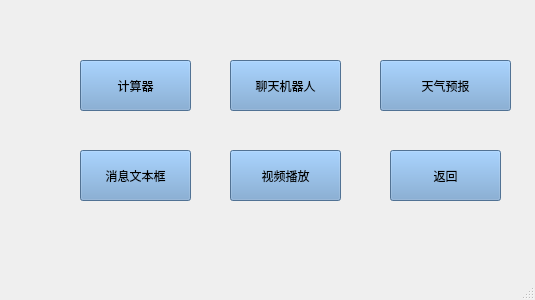
<?xml version="1.0" encoding="UTF-8"?>
<ui version="4.0">
 <class>Towinterface</class>
 <widget class="QMainWindow" name="Towinterface">
  <property name="geometry">
   <rect>
    <x>0</x>
    <y>0</y>
    <width>535</width>
    <height>300</height>
   </rect>
  </property>
  <property name="minimumSize">
   <size>
    <width>535</width>
    <height>300</height>
   </size>
  </property>
  <property name="windowTitle">
   <string>MainWindow</string>
  </property>
  <property name="styleSheet">
   <string notr="true">QMainWindow{

image: url(:/new/prefix1/2.jpg)
};</string>
  </property>
  <widget class="QWidget" name="centralwidget">
   <widget class="QPushButton" name="pushButton">
    <property name="geometry">
     <rect>
      <x>390</x>
      <y>150</y>
      <width>111</width>
      <height>51</height>
     </rect>
    </property>
    <property name="styleSheet">
     <string notr="true">background-color: rgb(114, 159, 207);</string>
    </property>
    <property name="text">
     <string>返回</string>
    </property>
   </widget>
   <widget class="QPushButton" name="pushButton_2">
    <property name="geometry">
     <rect>
      <x>80</x>
      <y>60</y>
      <width>111</width>
      <height>51</height>
     </rect>
    </property>
    <property name="styleSheet">
     <string notr="true">background-color: rgb(114, 159, 207);</string>
    </property>
    <property name="text">
     <string>计算器</string>
    </property>
   </widget>
   <widget class="QPushButton" name="pushButton_3">
    <property name="geometry">
     <rect>
      <x>230</x>
      <y>60</y>
      <width>111</width>
      <height>51</height>
     </rect>
    </property>
    <property name="styleSheet">
     <string notr="true">background-color: rgb(114, 159, 207);</string>
    </property>
    <property name="text">
     <string>聊天机器人</string>
    </property>
   </widget>
   <widget class="QPushButton" name="pushButton_4">
    <property name="geometry">
     <rect>
      <x>80</x>
      <y>150</y>
      <width>111</width>
      <height>51</height>
     </rect>
    </property>
    <property name="styleSheet">
     <string notr="true">background-color: rgb(114, 159, 207);</string>
    </property>
    <property name="text">
     <string>消息文本框</string>
    </property>
   </widget>
   <widget class="QPushButton" name="pushButton_5">
    <property name="geometry">
     <rect>
      <x>380</x>
      <y>60</y>
      <width>131</width>
      <height>51</height>
     </rect>
    </property>
    <property name="styleSheet">
     <string notr="true">background-color: rgb(114, 159, 207);</string>
    </property>
    <property name="text">
     <string>天气预报</string>
    </property>
   </widget>
   <widget class="QPushButton" name="pushButton_6">
    <property name="geometry">
     <rect>
      <x>230</x>
      <y>150</y>
      <width>111</width>
      <height>51</height>
     </rect>
    </property>
    <property name="styleSheet">
     <string notr="true">background-color: rgb(114, 159, 207);</string>
    </property>
    <property name="text">
     <string>视频播放</string>
    </property>
   </widget>
  </widget>
  <widget class="QMenuBar" name="menubar">
   <property name="geometry">
    <rect>
     <x>0</x>
     <y>0</y>
     <width>535</width>
     <height>28</height>
    </rect>
   </property>
  </widget>
  <widget class="QStatusBar" name="statusbar"/>
 </widget>
 <resources/>
 <connections/>
</ui>
